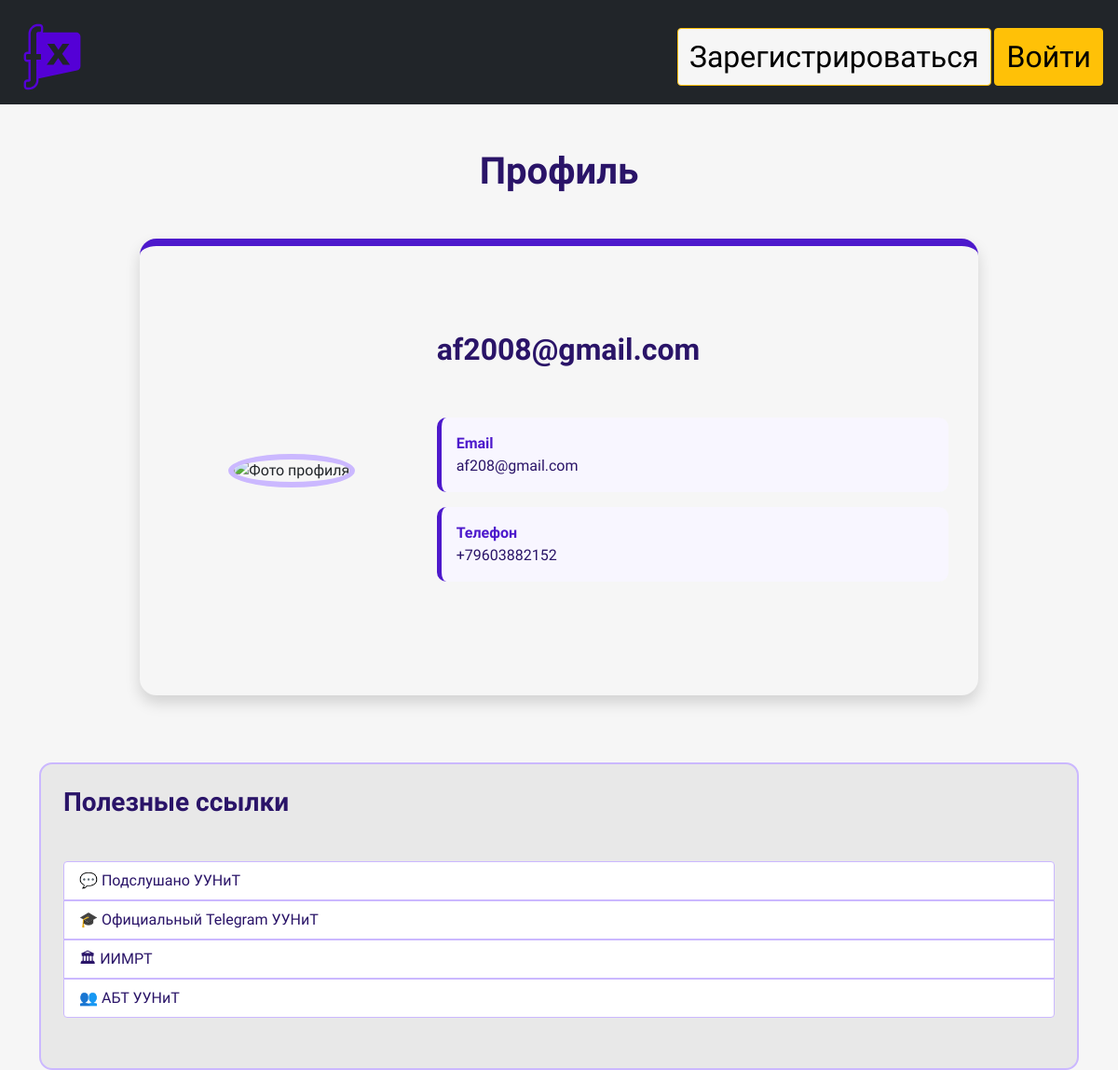
Page /profile/12 on the committed database.
### data/user.py (models this page shows, shortened)
class Users(SqlAlchemyBase, UserMixin, SerializerMixin):  # модель для работы с таблицей users
    __tablename__ = 'users'
    id = sqlalchemy.Column(sqlalchemy.Integer,
                           primary_key=True, autoincrement=True)
    login = sqlalchemy.Column(sqlalchemy.String, nullable=True, unique=True)
    email = sqlalchemy.Column(sqlalchemy.String,
                              index=True, unique=True, nullable=True)
    photo = sqlalchemy.Column(sqlalchemy.String, nullable=True)
    phone_number = sqlalchemy.Column(sqlalchemy.String, nullable=True)
    hashed_password = sqlalchemy.Column(sqlalchemy.String, nullable=True)
    created_date = sqlalchemy.Column(sqlalchemy.DateTime,
                                     default=datetime.datetime.now)

### main.py (the view)
@app.route('/profile/<int:id>')  # обработчик профиля пользователя
def profile(id):
    session = db_session.create_session()
    user = session.query(Users).filter(Users.id == id).first()
    photo = session.query(Users).all()
    return render_template('profile.html', title='Профиль', user=user, photos=photo,
                           css1=url_for('static', filename='css/style_profile.css'))

### data/db_session.py (called while the page is built)
def create_session() -> Session:
    global __factory
    return __factory()

### templates/profile.html (shortened to what this page needs)
{% extends "base.html" %}
{% block styles %}
<link rel="stylesheet"
      href="{{ url_for('static', filename='css/style_profile.css') }}">
{% endblock %}
{% block content %}
<div class="container py-5">
    <h1 class="text-center profile-title mb-5">
        Профиль
    </h1>
    <div class="profile-card mx-auto shadow">
        <div class="row align-items-center g-4">
            <div class="col-md-4 text-center">
                <img
                    class="profile-image"
                    src="/{{ user.photo }}"
                    alt="Фото профиля">
            </div>
            <div class="col-md-8">
                <h2 class="username">
                    {{ user.login }}
                </h2>
                <div class="profile-info mt-4">
                    <div class="info-item">
                        <strong>Email</strong><br>
                        {{ user.email }}
                    </div>
                    <div class="info-item">
                        <strong>Телефон</strong><br>
                        +{{ user.phone_number }}
                    </div>
                </div>
            </div>
        </div>
    </div>
</div>
<div class="links-card mt-4">
    <h3>Полезные ссылки</h3>
    <div class="list-group">
        <a href="https://t.me/uunit_overhear"
           target="_blank"
           class="list-group-item list-group-item-action">
            💬 Подслушано УУНиТ
        </a>
        <a href="https://t.me/uustufa"
           target="_blank"
           class="list-group-item list-group-item-action">
            🎓 Официальный Telegram УУНиТ
        </a>
        <a href="https://t.me/uustiimrt"
           target="_blank"
           class="list-group-item list-group-item-action">
            🏛 ИИМРТ
        </a>
        <a href="https://t.me/abtuunit"
           target="_blank"
           class="list-group-item list-group-item-action">
            👥 АБТ УУНиТ
        </a>
    </div>
</div>
{% endblock %}

### static/css/style.css (style rules this page uses)
* { box-sizing: border-box; }
:root { --back-color: #f6f6f6; }
body { margin: 0; background-color: var(--back-color); font-family: 'Golos Text', sans-serif; }
div { padding: 30px 0 }

### static/css/style_profile.css (style rules this page uses)
.profile-title { color:#2A1468; font-weight:700; }
.profile-card { max-width:900px; background:var(--back-color); border-radius:18px; border-top:8px solid #4D19CC; padding:2rem; }
.profile-image { width:220px; height:220px; object-fit:cover; border-radius:50%; border:6px solid #CBB8FF; background:var(--back-color); }
.username { color:#2A1468; font-weight:700; }
.profile-info { display:flex; flex-direction:column; gap:1rem; }
.info-item { background:#F8F6FF; border-left:5px solid #4D19CC; border-radius:10px; padding:1rem; color:#2A1468; }
.info-item strong { color:#4D19CC; }
.links-card { margin-top: 2rem; background: #e8e8e8; border: 2px solid #cbb8ff; border-radius: 14px; padding: 1.5rem; }
.links-card h3 { color: #2a1468; font-weight: 700; margin-bottom: 1rem; }
.links-card .list-group-item { background: #ffffff; border: 1px solid #cbb8ff; color: #2a1468; font-weight: 500; transition: .2s; }

### rows in the picture
Users: login "af2008@gmail.com", email "af208@gmail.com", phone_number "79603882152"
